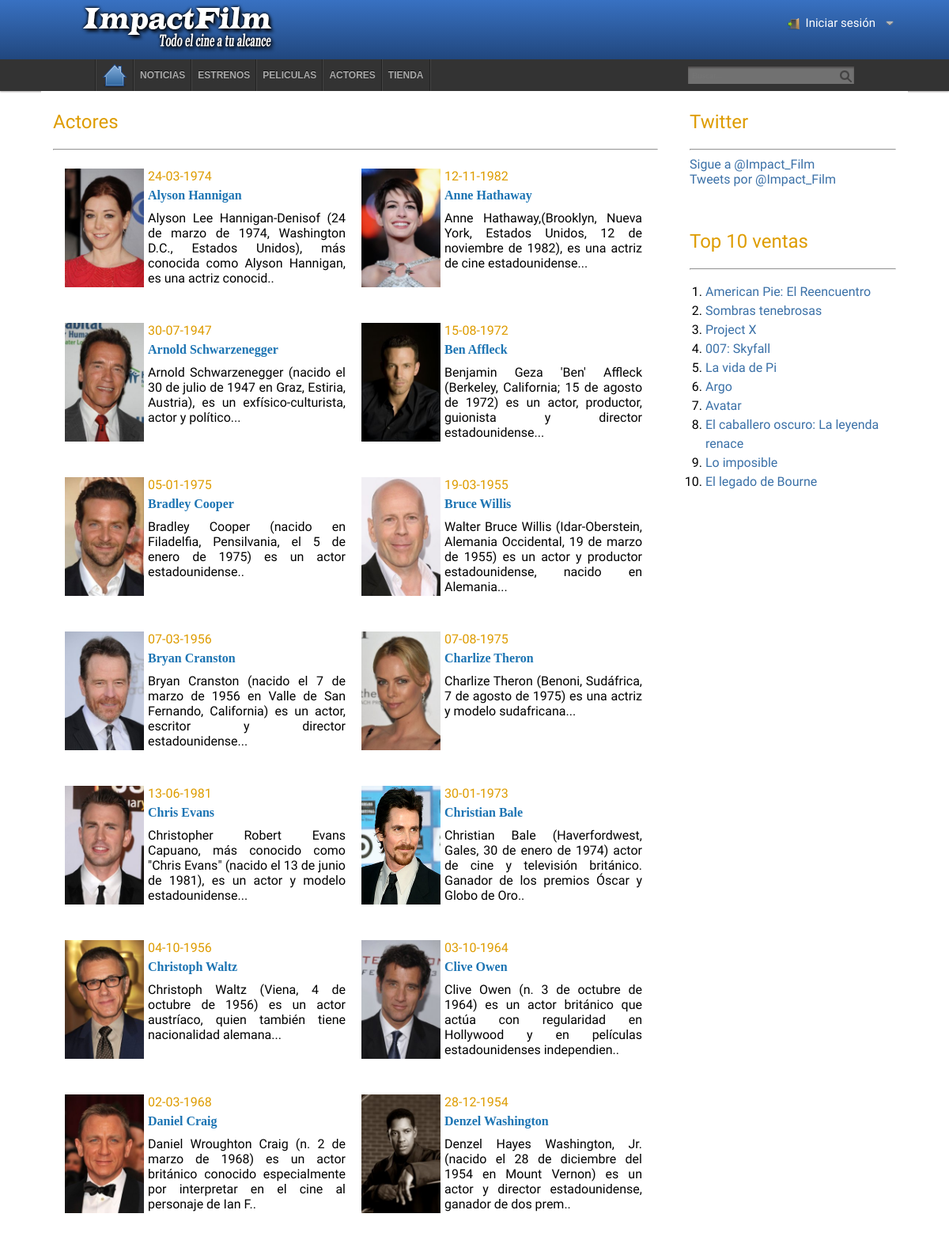
Screenshot of /verActores.php (upper part) with the database file from the repository.
### tables this page shows
CREATE TABLE IF NOT EXISTS ACTORES(
    ID_ACTOR INT NOT NULL AUTO_INCREMENT,
    NOMBRE_APE VARCHAR(50) NOT NULL,
    NACIONALIDAD VARCHAR(30) NOT NULL,
    FECHA_NAC DATE NOT NULL,
    DESCRIPCION VARCHAR(140) NOT NULL,
    CARRERA VARCHAR(2000) NOT NULL,
    IMAGEN VARCHAR(30) NOT NULL,
    CONSTRAINT PK_ACTORES PRIMARY KEY (ID_ACTOR),
    CONSTRAINT UK_ACTORES UNIQUE (NOMBRE_APE)
);

### funciones/funciones.php (called while the page is built, shortened)
<?php
	function obtenerDescActor($id){
		$actor=array();
		$consulta="SELECT nombre_ape, descripcion, imagen, fecha_nac FROM actores WHERE id_actor='$id';";
		$resultado=mysql_query($consulta);
		while($fila=mysql_fetch_array($resultado)){
			$actor['nombre']=$fila[0];
			$actor['desc']=$fila[1];
			$actor['imagen']=$fila[2];
			$actor['f_nac']=$fila[3];
		}
		return $actor;
	}

### funciones/top.php (called while the page is built, shortened)
<?php
function top(){
						$top=array();
						$consulta="SELECT VE.PELICULA,SUM(VE.CANTIDAD) AS NVENDIDOS,VE.ID_PELICULA FROM VENTAS AS VE LEFT JOIN PELICULAS AS PE ON PE.TITULO = VE.PELICULA GROUP BY VE.PELICULA ORDER BY NVENDIDOS DESC LIMIT 10;";
						$resultado=mysql_query($consulta);
						$i=0;
						while($fila=mysql_fetch_array($resultado)){
							$top[$i]['id_pelicula']=$fila[2];
							$top[$i]['titulo']=$fila[0];
							$i +=1;
						}
	return $top;
}
?>

### verActores.php (the view, shortened to what this page needs)
<?php
	include("funciones/top.php");
?>
<!DOCTYPE html>
<html lang="es">
	<head>
		<link rel="stylesheet" type="text/css" href="estilos/index.css" media="all"/>
		<link rel='stylesheet' id='camera-css'  href='estilos/camera.css' type='text/css' media='all'>
	</head>
	<body>
			<header>
				<a href="index.php"><img src="imagenes/logo-cabecera.png" title="ImpactFilm | Todo el cine a tu alcance" /></a>
				<div class="saludo">
					<?php
						if(empty($_SESSION['usuario'])){
							echo "<div id='ini' style='margin:10px 50px;cursor:pointer;'><img src='imagenes/login.png' width='15' heigth='15' style='margin:0 8px 0 0;vertical-align: middle;' />Iniciar sesión<img class='flechita' src='imagenes/down_arrow.png' width='20' heigth='20' style='margin:0 0 0 8px;vertical-align: middle;' /></div>";
						}else{
							if($_SESSION['rol']=="administrador"){
								header("Location:admin/index.php");
							}
							$idU=extraerIdUsuario($_SESSION['usuario']);
							echo "Bienvenido: ".$_SESSION['usuario']." "."<br/><a href='editarPerfilUser.php?idUser=".$idU."'>Editar perfil</a><br/><a href='logout.php'>Salir</a>";
						}
					?>
				</div>
			</header>
		<nav>
		<div class="menu">
			<div class="wrapper">
				<ul class="nav">
					<li><a href="index.php"><img src="imagenes/home.png" /></a></li>
					<li><a href="verNoticias.php">Noticias</a></li>
					<li><a href="verEstrenos.php">Estrenos</a></li>
					<li><a href="verPeliculas.php">Peliculas</a></li>
					<li><a href="verActores.php">Actores</a></li>
					<li><a href="tienda.php">Tienda</a></li>
				</ul>
				<div class="buscador">
					<form id="search" name="search" method="get" action="busqueda.php" autocomplete="off">
						<input name="s" type="text" id="s" placeholder="Buscar..." />
					</form>
				</div>
			</div>
		</div>
		</nav>
		<div class="contenedor margen_contenedor">
			<section>
				<h1>Actores</h1>
				<hr />
				<?php
					if(empty($_GET['parametro'])){
						$consulta="SELECT ID_ACTOR  FROM ACTORES;";
					}
					$i=0;
					$IDS=array();
					$resultado=mysql_query($consulta);
					while($fila=mysql_fetch_array($resultado)){
						$IDS[$i]=$fila[0];
						$i++;
						}
					if(!empty($IDS)){
						foreach($IDS as $j=>$id){
							$actor=obtenerDescActor($id);
							echo "<a href='verActor.php?parametro=$id'><div class='cajitasIzq'>";
								echo "<div class='caja_foto'>";
									echo "<img src='imagenes/actores/".$actor['imagen']."' height='150' width='100' />";
								echo "</div>";
								echo "<div class='caja_texto'>";
									$fech = $actor['f_nac'];
									$fecha = explode("-", $fech);
									$dia = $fecha[2];
									$mes = $fecha[1];
									$anno = $fecha[0];
									echo "<p>".$dia."-".$mes."-".$anno."</p>";
									echo "<h4>".$actor['nombre']."</h4>";
									echo "<p>".$actor['desc']."..</p>";
								echo "</div>";
							echo "</div></a>";
						}
					}else{
						echo "<div class='cajitasIzq'>";
						echo "<p>No hay peliculas en esta categoria</p>";
						echo "</div>";
					}
					?>
			</section>
			<aside class="top10ventas">
				<h1>Twitter</h1>
				<hr />
				 <a href="https://twitter.com/Impact_Film" class="twitter-follow-button" data-show-count="false" data-lang="es">Sigue a @Impact_Film</a>
				<br/>
				<a class="twitter-timeline" height="400px" data-border-color="black" data-chrome="noscrollbar nofooter noheader" href="https://twitter.com/Impact_Film"  data-widget-id="344761264238632961">Tweets por @Impact_Film</a>
			</aside>
			<aside class="top10ventas">
				<h1>Top 10 ventas</h1>
				<hr />
				<ol style="-webkit-padding-start: 20px;">
					<?php
					$top = top();
						for($i=0;$i<count($top); $i++){
							$topi = $top[$i];
							if($top[$i]["id_pelicula"]!=null){
								echo "<li><a href='verPelicula.php?parametro=".$top[$i]['id_pelicula']."'>".$topi['titulo']."</a></li>";
							}else{
								echo "<li>".$topi['titulo']."</li>";
							}
						}
					?>
				</ol>
			</aside>
		</div>
	</body>
</html>

### estilos/index.css (style rules this page uses)
body { color: white; margin: 0; padding: 0; }
.contenedor { background-color: white; width: 1096px; margin: 0 auto; overflow: auto; }
.margen_contenedor { margin-top: -30px; }
header { width: 100%; height: 75px; background: -o-linear-gradient(top, #3871C2, #21477E); background: -webkit-linear-gradient(top, #3871C2, #21477E); background: -moz-linear-gradient(top, #3871C2, #21477E); background: -ms-linear-gradient(top, #3871C2, #21477E); background: linear-gradient(top, #3871C2, #21477E); font-family: 'Aldrich', sans-serif; font-weight: 400; color: white; }
header a { margin-left: 100px; }
section { width: 765px; color: black; padding: 15px; padding-top: 0; margin-bottom: 15px; float: left; position: relative; margin-top: 5px; }
h1 { color: #DE9C00; font-family: 'Aldrich', sans-serif; font-weight: 400; }
aside { width: 261px; color: black; padding: 15px; margin-bottom: 15px; float: left; margin-top: 5px; margin-left: 10px; overflow: auto; font-family: 'Ropa Sans', cursive; padding-top: 0; }
aside a { text-decoration: none; color: #3a70a7; }
aside ol { line-height: 1.5em; }
nav { width: 100%; margin: 0 auto; padding: 0; }
.nav { margin:0; padding:0; }
a { text-decoration:none; }
.menu { background:#333333; width:100%; margin-bottom:30px; box-shadow:0px 1px 2px rgba(34, 25, 25, 0.4); overflow:hidden; }
.menu .nav li { float:left; list-style:none; }
.menu .nav li a { padding:5px 7px; display:block; font-family:Arial; font-weight:bold; text-transform:uppercase; font-size:12px; font-smooth:auto; color:#AAA; line-height:30px; text-shadow:0 -1px 0 rgba(0, 0, 0, 0.75); }
.menu .nav>li { border-right:1px solid #444; }
.menu .nav>li:nth-child(1) { border-left:1px solid #222; }
.menu .nav>li:nth-child(1)>a { border-left:1px solid #444; }
.menu .nav>li>a { border-right:1px solid #222; height:30px; }
.buscador { float:right; }
.buscador #s { width:200px; padding:5px; color:#444; z-index:200; position:relative; height:auto; font-family:Tahoma; font-size:11px; background:rgba(255, 255, 255, 0.3) url(../imagenes/lupa.png) no-repeat 192px 5px; box-shadow:inset 0 2px 2px rgba(34, 25, 25, 0.4); border:0; margin-top:9px; }
.wrapper { width:960px; margin:0 auto; }
.saludo { color:white; float: right; margin-right: 15px; margin-top: 10px; text-align: right; font-size: 15px; }
.cajitasIzq { width: 360px; height: 150px; //border: 1px solid black; float: left; //padding: 10px; margin-bottom: 30px; margin-left:15px; margin-top: 15px; }
h4 { color: #1c74b3; margin-bottom: 10px; margin-top: 6px; }
p { margin-top: 0px; margin-bottom: 5px; }
.caja_foto { width: 100px; float: left; }
.caja_texto { width: 250px; float: left; padding: 5px; padding-top: 0; }
.caja_texto p:first-child { color:#DE9C00; }
section a { color:black; }
section img { vertical-align: text-top; float: left; margin-right: 10px; }
section p { text-align: justify; font-family: 'Ropa Sans', cursive; }
.top10ventas { float: right; }

### rows the page displays
actores: IMAGEN (picture), FECHA_NAC "24", FECHA_NAC "03", FECHA_NAC "1974", NOMBRE_APE "Alyson Hannigan", DESCRIPCION "Alyson Lee Hannigan-Denisof (24 de marzo de 1974, Washington D.C., Estados Unidos), más conocida como Alyson Hannigan, es una actriz conocid"
actores: IMAGEN (picture), FECHA_NAC "12", FECHA_NAC "11", FECHA_NAC "1982", NOMBRE_APE "Anne Hathaway", DESCRIPCION "Anne Hathaway,(Brooklyn, Nueva York, Estados Unidos, 12 de noviembre de 1982), es una actriz de cine estadounidense."
actores: IMAGEN (picture), FECHA_NAC "30", FECHA_NAC "07", FECHA_NAC "1947", NOMBRE_APE "Arnold Schwarzenegger", DESCRIPCION "Arnold Schwarzenegger (nacido el 30 de julio de 1947 en Graz, Estiria, Austria), es un exfísico-culturista, actor y político."
actores: IMAGEN (picture), FECHA_NAC "15", FECHA_NAC "08", FECHA_NAC "1972", NOMBRE_APE "Ben Affleck", DESCRIPCION "Benjamin Geza 'Ben' Affleck (Berkeley, California; 15 de agosto de 1972) es un actor, productor, guionista y director estadounidense."
actores: IMAGEN (picture), FECHA_NAC "05", FECHA_NAC "01", FECHA_NAC "1975", NOMBRE_APE "Bradley Cooper", DESCRIPCION "Bradley Cooper (nacido en Filadelfia, Pensilvania, el 5 de enero de 1975) es un actor estadounidense"
actores: IMAGEN (picture), FECHA_NAC "19", FECHA_NAC "03", FECHA_NAC "1955", NOMBRE_APE "Bruce Willis", DESCRIPCION "Walter Bruce Willis (Idar-Oberstein, Alemania Occidental, 19 de marzo de 1955) es un actor y productor estadounidense, nacido en Alemania."
actores: IMAGEN (picture), FECHA_NAC "07", FECHA_NAC "03", FECHA_NAC "1956", NOMBRE_APE "Bryan Cranston", DESCRIPCION "Bryan Cranston (nacido el 7 de marzo de 1956 en Valle de San Fernando, California) es un actor, escritor y director estadounidense."
actores: IMAGEN (picture), FECHA_NAC "07", FECHA_NAC "08", FECHA_NAC "1975", NOMBRE_APE "Charlize Theron", DESCRIPCION "Charlize Theron (Benoni, Sudáfrica, 7 de agosto de 1975) es una actriz y modelo sudafricana."
actores: IMAGEN (picture), FECHA_NAC "13", FECHA_NAC "06", FECHA_NAC "1981", NOMBRE_APE "Chris Evans", DESCRIPCION "Christopher Robert Evans Capuano, más conocido como \"Chris Evans\" (nacido el 13 de junio de 1981), es un actor y modelo estadounidense."
actores: IMAGEN (picture), FECHA_NAC "30", FECHA_NAC "01", FECHA_NAC "1973", NOMBRE_APE "Christian Bale", DESCRIPCION "Christian Bale (Haverfordwest, Gales, 30 de enero de 1974) actor de cine y televisión británico. Ganador de los premios Óscar y Globo de Oro"
actores: IMAGEN (picture), FECHA_NAC "04", FECHA_NAC "10", FECHA_NAC "1956", NOMBRE_APE "Christoph Waltz", DESCRIPCION "Christoph Waltz (Viena, 4 de octubre de 1956) es un actor austríaco, quien también tiene nacionalidad alemana."
actores: IMAGEN (picture), FECHA_NAC "03", FECHA_NAC "10", FECHA_NAC "1964", NOMBRE_APE "Clive Owen", DESCRIPCION "Clive Owen (n. 3 de octubre de 1964) es un actor británico que actúa con regularidad en Hollywood y en películas estadounidenses independien"
actores: IMAGEN (picture), FECHA_NAC "02", FECHA_NAC "03", FECHA_NAC "1968", NOMBRE_APE "Daniel Craig", DESCRIPCION "Daniel Wroughton Craig (n. 2 de marzo de 1968) es un actor británico conocido especialmente por interpretar en el cine al personaje de Ian F"
actores: IMAGEN (picture), FECHA_NAC "28", FECHA_NAC "12", FECHA_NAC "1954", NOMBRE_APE "Denzel Washington", DESCRIPCION "Denzel Hayes Washington, Jr. (nacido el 28 de diciembre del 1954 en Mount Vernon) es un actor y director estadounidense, ganador de dos prem"

### other values shown
$topi['titulo'] "American Pie: El Reencuentro"
$topi['titulo'] "Sombras tenebrosas"
$topi['titulo'] "Project X"
$topi['titulo'] "007: Skyfall"
$topi['titulo'] "La vida de Pi"
$topi['titulo'] "Argo"
$topi['titulo'] "Avatar"
$topi['titulo'] "El caballero oscuro: La leyenda renace"
$topi['titulo'] "Lo imposible"
$topi['titulo'] "El legado de Bourne"
